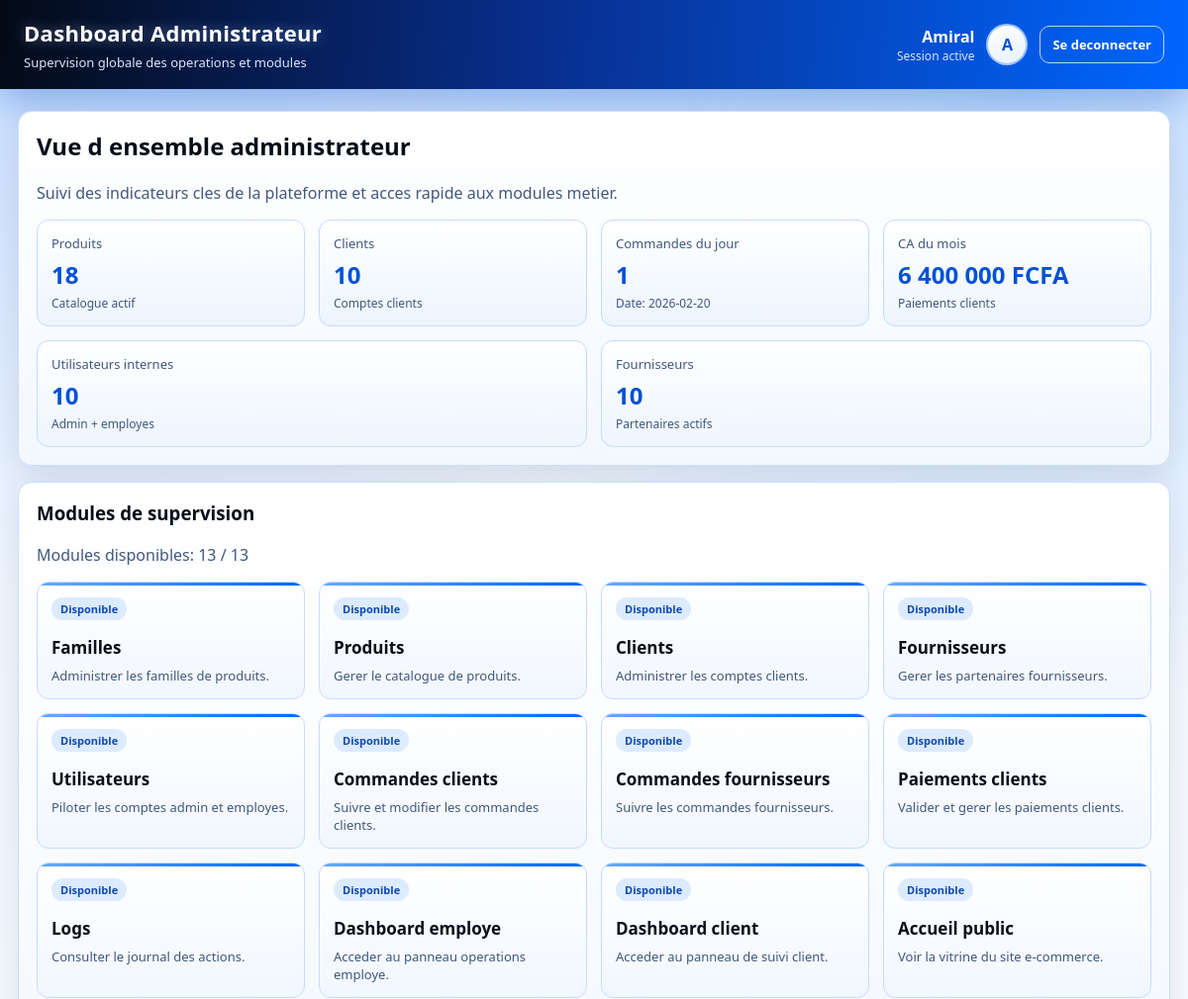
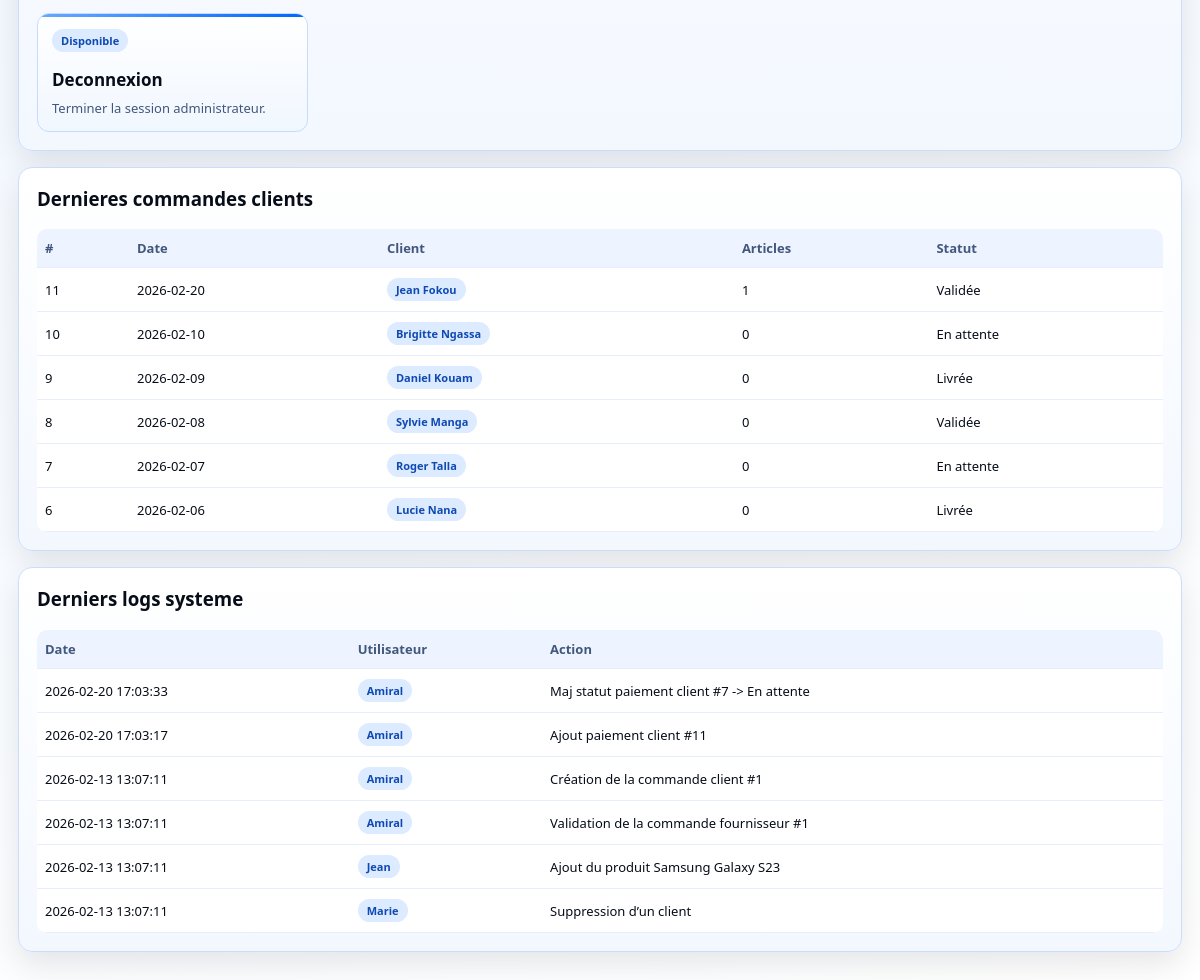
The page /fonction_interne/dashboard_admin.php (signed in) on the database its author committed (2 pictures, top to bottom).
### tables this page shows
CREATE TABLE IF NOT EXISTS `commande_client` (
  `id_commande` int NOT NULL AUTO_INCREMENT,
  `date_commande` date NOT NULL,
  `id_client` int DEFAULT NULL,
  `statut` enum('En attente','Validée','Livrée','Annulée') DEFAULT 'En attente',
  PRIMARY KEY (`id_commande`),
  KEY `id_client` (`id_client`)
);

CREATE TABLE IF NOT EXISTS `client` (
  `id_client` int NOT NULL AUTO_INCREMENT,
  `nom` varchar(50) NOT NULL,
  `prenom` varchar(50) NOT NULL,
  `ville` varchar(50) DEFAULT NULL,
  `sexe` char(1) DEFAULT NULL,
  `contact` varchar(20) DEFAULT NULL,
  `date_naissance` date DEFAULT NULL,
  `email` varchar(100) DEFAULT NULL,
  `mot_de_passe` varchar(255) DEFAULT NULL,
  PRIMARY KEY (`id_client`),
  UNIQUE KEY `email` (`email`)
);

CREATE TABLE IF NOT EXISTS `logs` (
  `id_log` int NOT NULL AUTO_INCREMENT,
  `id_utilisateur` int DEFAULT NULL,
  `action` varchar(255) NOT NULL,
  `date_action` timestamp NULL DEFAULT CURRENT_TIMESTAMP,
  PRIMARY KEY (`id_log`),
  KEY `id_utilisateur` (`id_utilisateur`)
);

CREATE TABLE IF NOT EXISTS `utilisateur` (
  `id_utilisateur` int NOT NULL AUTO_INCREMENT,
  `nom` varchar(50) NOT NULL,
  `email` varchar(100) NOT NULL,
  `mot_de_passe` varchar(255) NOT NULL,
  `role` enum('Administrateur','Employe') NOT NULL,
  `created_at` timestamp NULL DEFAULT CURRENT_TIMESTAMP,
  PRIMARY KEY (`id_utilisateur`),
  UNIQUE KEY `email` (`email`)
);

### fonction_interne/dashboard_admin.php (the view, shortened to what this page needs)
<?php
$userName = isset($_SESSION['user']) ? trim((string) $_SESSION['user']) : 'Administrateur';
$parts = preg_split('/\s+/', $userName);
$initials = '';
if (is_array($parts)) {
    foreach (array_slice($parts, 0, 2) as $part) {
        if ($part !== '') {
            $initials .= strtoupper(substr($part, 0, 1));
        }
    }
}
function dashboard_admin_scalar(mysqli $db, string $sql, $default = 0)
{
    $result = $db->query($sql);
    $row = $result->fetch_row();
    return $row[0] ?? $default;
}
$stats = [
    'products_total' => 0,
    'clients_total' => 0,
    'orders_today' => 0,
    'revenue_month' => 0.0,
    'users_total' => 0,
    'suppliers_total' => 0,
];
$logs = [];
$recentClientOrders = [];
$dbPath = __DIR__ . '/../connexion_bd/connexion_bd.php';
if (file_exists($dbPath)) {
    if (isset($conn) && $conn instanceof mysqli) {
        $stats['products_total'] = (int) dashboard_admin_scalar($conn, 'SELECT COUNT(*) FROM Produit');
        $stats['clients_total'] = (int) dashboard_admin_scalar($conn, 'SELECT COUNT(*) FROM Client');
        $stats['orders_today'] = (int) dashboard_admin_scalar($conn, 'SELECT COUNT(*) FROM Commande_Client WHERE date_commande = CURDATE()');
        $stats['revenue_month'] = (float) dashboard_admin_scalar($conn, "SELECT COALESCE(SUM(montant), 0) FROM Paiement WHERE type = 'Client' AND YEAR(date_paiement) = YEAR(CURDATE()) AND MONTH(date_paiement) = MONTH(CURDATE())");
        $stats['users_total'] = (int) dashboard_admin_scalar($conn, 'SELECT COUNT(*) FROM Utilisateur');
        $stats['suppliers_total'] = (int) dashboard_admin_scalar($conn, 'SELECT COUNT(*) FROM Fournisseur');
        $logsResult = $conn->query('SELECT l.date_action, l.action, u.nom AS user_nom FROM Logs l LEFT JOIN Utilisateur u ON u.id_utilisateur = l.id_utilisateur ORDER BY l.date_action DESC LIMIT 6');
        if ($logsResult) {
            while ($row = $logsResult->fetch_assoc()) {
                $logs[] = $row;
            }
        }
        $ordersResult = $conn->query('SELECT c.id_commande, c.date_commande, c.statut, cl.nom, cl.prenom, COALESCE(SUM(cc.quantite), 0) AS total_articles FROM Commande_Client c LEFT JOIN Client cl ON cl.id_client = c.id_client LEFT JOIN Concerner_Client cc ON cc.id_commande = c.id_commande GROUP BY c.id_commande, c.date_commande, c.statut, cl.nom, cl.prenom ORDER BY c.date_commande DESC, c.id_commande DESC LIMIT 6');
        if ($ordersResult) {
            while ($row = $ordersResult->fetch_assoc()) {
                $recentClientOrders[] = $row;
            }
        }
    } else {
        $dbError = 'Connexion base indisponible.';
    }
} else {
    $dbError = 'Fichier de connexion base introuvable.';
}
$availableModules = 0;
foreach ($modules as $module) {
    if (file_exists($module['check'])) {
        $availableModules++;
    }
}
?>
<!DOCTYPE html>
<html lang="fr">
<head>
</head>
<body>
  <header class="topbar">
    <div class="brand">
      <h1>Dashboard Administrateur</h1>
      <p>Supervision globale des operations et modules</p>
    </div>
    <div class="identity">
      <div style="text-align:right;">
        <div style="font-weight:700;"><?php echo htmlspecialchars($userName, ENT_QUOTES, 'UTF-8'); ?></div>
        <div style="font-size:12px;color:#d6e5ff;">Session active</div>
      </div>
      <div class="avatar"><?php echo htmlspecialchars($initials, ENT_QUOTES, 'UTF-8'); ?></div>
      <a href="logout.php" class="logout-link">Se deconnecter</a>
    </div>
  </header>
  <main class="container">
    <section class="panel">
      <h2>Vue d ensemble administrateur</h2>
      <p class="muted">Suivi des indicateurs cles de la plateforme et acces rapide aux modules metier.</p>
      <div class="grid-4" style="margin-top:12px;">
        <article class="stat">
          <div class="label">Produits</div>
          <div class="value"><?php echo $stats['products_total']; ?></div>
          <div class="sub">Catalogue actif</div>
        </article>
        <article class="stat">
          <div class="label">Clients</div>
          <div class="value"><?php echo $stats['clients_total']; ?></div>
          <div class="sub">Comptes clients</div>
        </article>
        <article class="stat">
          <div class="label">Commandes du jour</div>
          <div class="value"><?php echo $stats['orders_today']; ?></div>
          <div class="sub">Date: <?php echo date('Y-m-d'); ?></div>
        </article>
        <article class="stat">
          <div class="label">CA du mois</div>
          <div class="value"><?php echo number_format((float) $stats['revenue_month'], 0, ',', ' '); ?> FCFA</div>
          <div class="sub">Paiements clients</div>
        </article>
      </div>
      <div class="grid-2" style="margin-top:14px;">
        <article class="stat">
          <div class="label">Utilisateurs internes</div>
          <div class="value"><?php echo $stats['users_total']; ?></div>
          <div class="sub">Admin + employes</div>
        </article>
        <article class="stat">
          <div class="label">Fournisseurs</div>
          <div class="value"><?php echo $stats['suppliers_total']; ?></div>
          <div class="sub">Partenaires actifs</div>
        </article>
      </div>
    </section>
    <section class="panel">
      <h3>Modules de supervision</h3>
      <p class="muted">Modules disponibles: <?php echo $availableModules; ?> / <?php echo count($modules); ?></p>
      <div class="cards-grid" style="margin-top:12px;">
        <?php foreach ($modules as $module): ?>
          <?php $isAvailable = file_exists($module['check']); ?>
          <a class="action-card <?php echo $isAvailable ? '' : 'disabled'; ?>" href="<?php echo htmlspecialchars($module['href'], ENT_QUOTES, 'UTF-8'); ?>">
            <span class="module-meta"><?php echo $isAvailable ? 'Disponible' : 'A implementer'; ?></span>
            <h3><?php echo htmlspecialchars($module['title'], ENT_QUOTES, 'UTF-8'); ?></h3>
            <p><?php echo htmlspecialchars($module['description'], ENT_QUOTES, 'UTF-8'); ?></p>
          </a>
        <?php endforeach; ?>
      </div>
    </section>
    <section class="panel">
      <h3>Dernieres commandes clients</h3>
      <?php if (!empty($recentClientOrders)): ?>
        <div class="table-wrap">
          <table>
            <thead>
              <tr>
                <th>#</th>
                <th>Date</th>
                <th>Client</th>
                <th>Articles</th>
                <th>Statut</th>
              </tr>
            </thead>
            <tbody>
              <?php foreach ($recentClientOrders as $order): ?>
                <tr>
                  <td><?php echo (int) $order['id_commande']; ?></td>
                  <td><?php echo htmlspecialchars((string) $order['date_commande'], ENT_QUOTES, 'UTF-8'); ?></td>
                  <td><span class="badge"><?php echo htmlspecialchars(trim(((string) ($order['prenom'] ?? '')) . ' ' . ((string) ($order['nom'] ?? ''))), ENT_QUOTES, 'UTF-8'); ?></span></td>
                  <td><?php echo (int) $order['total_articles']; ?></td>
                  <td><?php echo htmlspecialchars((string) $order['statut'], ENT_QUOTES, 'UTF-8'); ?></td>
                </tr>
              <?php endforeach; ?>
            </tbody>
          </table>
        </div>
      <?php else: ?>
        <p class="muted">Aucune commande client recente.</p>
      <?php endif; ?>
    </section>
    <section class="panel">
      <h3>Derniers logs systeme</h3>
      <?php if (!empty($logs)): ?>
        <div class="table-wrap">
          <table>
            <thead>
              <tr>
                <th>Date</th>
                <th>Utilisateur</th>
                <th>Action</th>
              </tr>
            </thead>
            <tbody>
              <?php foreach ($logs as $log): ?>
                <tr>
                  <td><?php echo htmlspecialchars((string) $log['date_action'], ENT_QUOTES, 'UTF-8'); ?></td>
                  <td><span class="badge"><?php echo htmlspecialchars((string) ($log['user_nom'] ?: 'Systeme'), ENT_QUOTES, 'UTF-8'); ?></span></td>
                  <td><?php echo htmlspecialchars((string) $log['action'], ENT_QUOTES, 'UTF-8'); ?></td>
                </tr>
              <?php endforeach; ?>
            </tbody>
          </table>
        </div>
      <?php else: ?>
        <p class="muted">Aucun log recent disponible.</p>
      <?php endif; ?>
    </section>
  </main>
</body>
</html>

### fonction_interne/dashboard_admin.php (style rules this page uses)
:root { --white: #ffffff; --blue-50: #eaf2ff; --blue-100: #d7e6ff; --blue-400: #4ba0ff; --blue-500: #1f88ff; --blue-600: #0066ff; --blue-700: #0051d6; --blue-800: #082f8f; --blue-900: #051937; --black: #070d18; --slate: #42577d; --border: #cbddff; --shadow: 0 12px 32px rgba(7, 13, 24, 0.1); --blue-glow: 0 12px 30px rgba(0, 102, 255, 0.22); --radius: 14px; }
* { box-sizing: border-box; }
body { margin: 0; font-family: 'Segoe UI', Tahoma, Arial, sans-serif; color: var(--black); background: radial-gradient(circle at 12% -12%, rgba(0, 102, 255, 0.24), transparent 34%), radial-gradient(circle at 86% 4%, rgba(31, 136, 255, 0.22), transparent 30%), linear-gradient(160deg, var(--blue-50), #f4f9ff 45%, var(--white)); }
.topbar { background: linear-gradient(94deg, #040a16 0%, var(--blue-800) 46%, var(--blue-600) 100%); color: var(--white); padding: 18px 24px; display: flex; justify-content: space-between; align-items: center; gap: 12px; flex-wrap: wrap; box-shadow: 0 15px 34px rgba(0, 74, 190, 0.3); }
.brand h1 { margin: 0; font-size: 22px; letter-spacing: 0.3px; text-shadow: 0 0 14px rgba(191, 215, 255, 0.42); }
.brand p { margin: 6px 0 0; font-size: 13px; color: #d6e8ff; }
.identity { display: flex; align-items: center; gap: 12px; }
.avatar { width: 42px; height: 42px; border-radius: 50%; background: linear-gradient(160deg, #ffffff, #e7f1ff); color: var(--blue-700); font-weight: 700; display: flex; align-items: center; justify-content: center; border: 2px solid rgba(0, 102, 255, 0.34); box-shadow: 0 0 0 4px rgba(0, 102, 255, 0.14); }
.logout-link { text-decoration: none; color: var(--white); border: 1px solid rgba(190, 218, 255, 0.95); border-radius: 10px; padding: 9px 12px; font-size: 13px; font-weight: 600; transition: all 0.18s ease; }
.container { width: 100%; max-width: 1220px; margin: 22px auto; padding: 0 18px 28px; display: grid; gap: 16px; }
.panel { background: linear-gradient(180deg, #ffffff, #f3f8ff); border: 1px solid var(--border); border-radius: var(--radius); box-shadow: var(--shadow); padding: 18px; }
.panel h2, .panel h3 { margin-top: 0; }
.muted { color: var(--slate); }
.grid-4 { display: grid; grid-template-columns: repeat(4, minmax(0, 1fr)); gap: 14px; }
.grid-2 { display: grid; grid-template-columns: repeat(2, minmax(0, 1fr)); gap: 14px; }
.cards-grid { display: grid; grid-template-columns: repeat(4, minmax(0, 1fr)); gap: 14px; }
.stat { border: 1px solid #c4dbff; border-radius: 12px; padding: 14px; background: linear-gradient(180deg, #ffffff, #edf5ff); transition: transform 0.16s ease, box-shadow 0.16s ease, border-color 0.16s ease; }
.stat .label { color: var(--slate); font-size: 13px; }
.stat .value { margin-top: 6px; font-size: 24px; font-weight: 700; color: var(--blue-700); }
.stat .sub { margin-top: 4px; color: var(--slate); font-size: 12px; }
.action-card { border: 1px solid #c6dbff; border-radius: 12px; padding: 14px; background: linear-gradient(180deg, #ffffff, #f1f7ff); transition: transform 0.16s ease, box-shadow 0.16s ease, border-color 0.16s ease; text-decoration: none; color: inherit; position: relative; overflow: hidden; display: block; }
.action-card::before { content: ''; position: absolute; top: 0; left: 0; right: 0; height: 3px; background: linear-gradient(90deg, #68a9ff, var(--blue-600)); }
.module-meta { display: inline-block; margin-bottom: 8px; border-radius: 999px; font-size: 11px; font-weight: 700; padding: 4px 9px; background: #dcebff; color: #0f49b2; }
.action-card h3 { margin: 8px 0; font-size: 17px; }
.action-card p { margin: 0; font-size: 13px; color: var(--slate); }
.table-wrap { overflow-x: auto; }
table { width: 100%; border-collapse: collapse; font-size: 13px; background: #ffffff; border-radius: 10px; overflow: hidden; }
th, td { border-bottom: 1px solid #e6eefb; padding: 10px 8px; text-align: left; vertical-align: middle; }
th { color: var(--slate); font-weight: 600; background: #edf4ff; }
.badge { display: inline-block; border-radius: 999px; padding: 4px 9px; font-size: 11px; font-weight: 700; color: #0f49b2; background: #dcebff; }

### rows shown on the page
commande_client: id_commande "11", date_commande "2026-02-20", id_client.nom "Jean Fokou", total_articles "1", statut "Validée"
commande_client: id_commande "10", date_commande "2026-02-10", id_client.nom "Brigitte Ngassa", total_articles "0", statut "En attente"
commande_client: id_commande "9", date_commande "2026-02-09", id_client.nom "Daniel Kouam", total_articles "0", statut "Livrée"
commande_client: id_commande "8", date_commande "2026-02-08", id_client.nom "Sylvie Manga", total_articles "0", statut "Validée"
commande_client: id_commande "7", date_commande "2026-02-07", id_client.nom "Roger Talla", total_articles "0", statut "En attente"
commande_client: id_commande "6", date_commande "2026-02-06", id_client.nom "Lucie Nana", total_articles "0", statut "Livrée"
logs: date_action "2026-02-20 17:03:33", id_utilisateur.nom "Amiral", action "Maj statut paiement client #7 -> En attente"
logs: date_action "2026-02-20 17:03:17", id_utilisateur.nom "Amiral", action "Ajout paiement client #11"
logs: date_action "2026-02-13 13:07:11", id_utilisateur.nom "Amiral", action "Création de la commande client #1"
logs: date_action "2026-02-13 13:07:11", id_utilisateur.nom "Amiral", action "Validation de la commande fournisseur #1"
logs: date_action "2026-02-13 13:07:11", id_utilisateur.nom "Jean", action "Ajout du produit Samsung Galaxy S23"
logs: date_action "2026-02-13 13:07:11", id_utilisateur.nom "Marie", action "Suppression d’un client"

### other values the page prints
$userName "Amiral"
$initials "A"
$stats['products_total'] "18"
$stats['clients_total'] "10"
$stats['orders_today'] "1"
$stats['revenue_month'] "6 400 000"
$stats['users_total'] "10"
$stats['suppliers_total'] "10"
$availableModules "13"
count($modules) "13"
$module['title'] "Familles"
$module['description'] "Administrer les familles de produits."
$module['title'] "Produits"
$module['description'] "Gerer le catalogue de produits."
$module['title'] "Clients"
